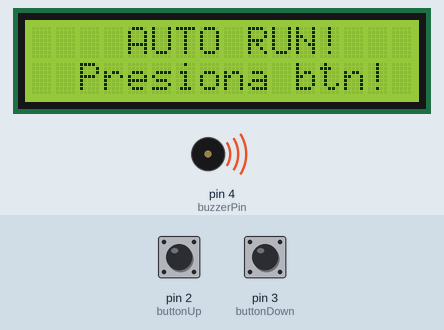
This sketch was run on a simulated Arduino Uno, built with avr-gcc and run on an emulated ATmega328P. Shown: 16×2 character LCD, buzzer (waves = sounding). The test bench sets the inputs (shaded band); at power-on: pin 2 (buttonUp) HIGH, pin 3 (buttonDown) HIGH. Random numbers use the default seed unless the sketch sets one.

Above: at 0.9 s.
1.0 s: pin 2 (buttonUp) pulled LOW for 3.2 s
At 1.6 s:
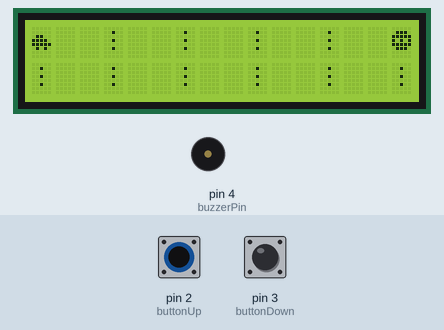
4.8 s: pin 3 (buttonDown) pulled LOW for 1 s
At 5.6 s:
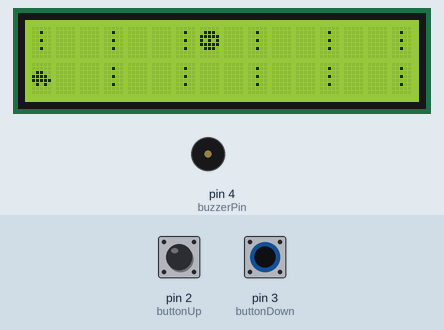
6.4 s: pin 2 (buttonUp) pulled LOW for 0.15 s
At 7.0 s:
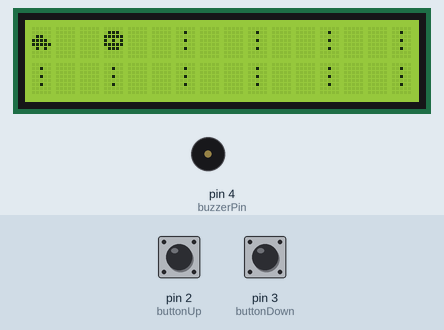
7.1 s: pin 3 (buttonDown) pulled LOW for 3.2 s
At 7.9 s:
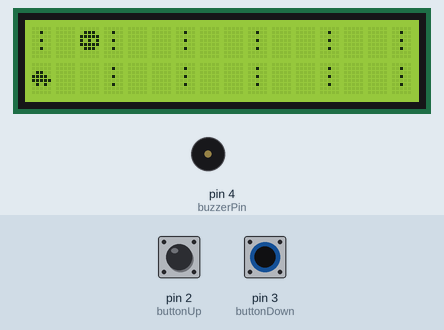
10.9 s: pin 2 (buttonUp) pulled LOW for 1 s
At 11.7 s:
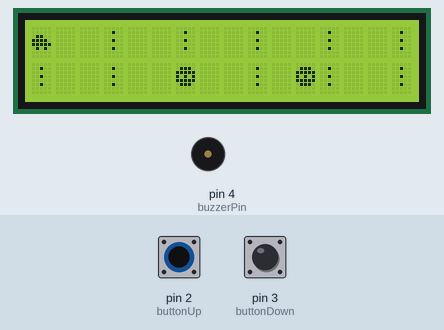
12.5 s: pin 3 (buttonDown) pulled LOW for 0.15 s
At 12.89 s:
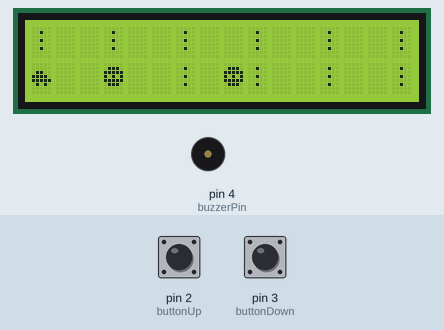
Timing chart, 0 to 14.2 s (numbered marks = the images above; inputs shaded):
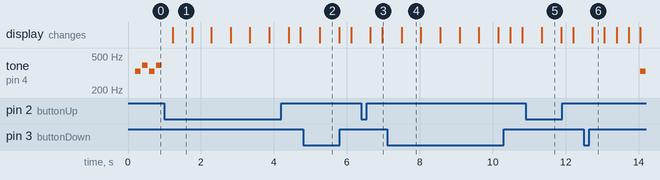

Measured:
- after the input at 1.0 s, the display: changes after 0.23 s (image 1)
- after the input at 12.5 s, tone on pin 4 (buzzerPin): silent → 330 Hz after 1.5 s, → silent 0.15 s later
- what the display in image 1 shows lasts 0.6 s, from 1.2 s to 1.8 s

The sketch:

AutoRunner.ino
```cpp
#include <Wire.h>
#include <LiquidCrystal_I2C.h>
#include "melodia.h"
#include "notas.h"

LiquidCrystal_I2C lcd(0x3f, 16, 2);

const int buttonUp = 2;
const int buttonDown = 3;
const int buzzerPin = 4;

int carLane = 1;
int obstacleLane = 0;
int obstaclePos1 = 16;
int obstaclePos2 = -1;
int score = 0;
int level = 1;
bool gameOver = false;
int gameSpeed = 300;

int notaActual = 0;
unsigned long tiempoNotaAnterior = 0;
bool sonidoActivo = true;

byte carSymbol[8] = {
  B00000, B00000, B01100, B11110, B11111, B01010, B00000, B00000
};

byte obstacleSymbol[8] = {
  B00000, B01110, B11111, B10101, B11111, B01110, B00000, B00000
};

byte roadSymbol[8] = {
  B00000, B00100, B00000, B00100, B00000, B00100, B00000, B00000
};

void showMenu();
void resetGame();
void reproducirMelodia();
void reproducirMelodiaFondo();

void setup() {
  pinMode(buttonUp, INPUT_PULLUP);
  pinMode(buttonDown, INPUT_PULLUP);
  pinMode(buzzerPin, OUTPUT);

  lcd.init();
  lcd.backlight();
  lcd.createChar(0, carSymbol);
  lcd.createChar(1, obstacleSymbol);
  lcd.createChar(2, roadSymbol);

  showMenu();
}

void loop() {
  if (gameOver) {
    sonidoActivo = false;
    lcd.clear();
    lcd.setCursor(0, 0);
    lcd.print("Game Over!");
    lcd.setCursor(0, 1);
    lcd.print("Puntaje: " + String(score));
    reproducirMelodia();
    while (digitalRead(buttonUp) == HIGH && digitalRead(buttonDown) == HIGH) {
      delay(50);
    }
    resetGame();
  }

  if (digitalRead(buttonUp) == LOW) {
    carLane = 0;
    delay(200);
  }
  if (digitalRead(buttonDown) == LOW) {
    carLane = 1;
    delay(200);
  }

  obstaclePos1--;
  if (obstaclePos2 >= 0) obstaclePos2--;

  if (obstaclePos1 < 0) {
    obstaclePos1 = 16;
    obstacleLane = random(0, 2);
    score++;

    if (score % 5 == 0 && gameSpeed > 80) {
      gameSpeed -= 10;
      level++;
      lcd.clear();
      lcd.setCursor(4, 0);
      lcd.print("NIVEL " + String(level));
      tone(buzzerPin, 1000, 200);
      delay(800);
    }

    if (random(0, 3) == 1) {
      obstaclePos2 = obstaclePos1 - random(2, 7);
    } else {
      obstaclePos2 = -1;
    }
  }

  lcd.clear();
  for (int i = 0; i < 16; i += 3) {
    lcd.setCursor(i, 0);
    lcd.write(byte(2));
    lcd.setCursor(i, 1);
    lcd.write(byte(2));
  }

  lcd.setCursor(0, carLane);
  lcd.write(byte(0));
  lcd.setCursor(obstaclePos1, obstacleLane);
  lcd.write(byte(1));

  if (obstaclePos2 >= 0) {
    lcd.setCursor(obstaclePos2, obstacleLane);
    lcd.write(byte(1));
  }

  if ((obstaclePos1 == 0 && carLane == obstacleLane) ||
      (obstaclePos2 == 0 && carLane == obstacleLane)) {
    gameOver = true;
  }

  reproducirMelodiaFondo();
  delay(gameSpeed);
}

// 🎬 Menú musical en bucle
void showMenu() {
  lcd.clear();
  lcd.setCursor(4, 0);
  lcd.print("AUTO RUN!");
  lcd.setCursor(2, 1);
  lcd.print("Presiona btn!");

  int nota = 0;
  unsigned long previousMillis = 0;

  while (digitalRead(buttonUp) == HIGH && digitalRead(buttonDown) == HIGH) {
    unsigned long currentMillis = millis();
    if (currentMillis - previousMillis >= melodia[nota][1] * 1.3) {
      int tono = melodia[nota][0];
      int duracion = melodia[nota][1];
      if (tono != REST) {
        tone(buzzerPin, tono, duracion);
      }
      previousMillis = currentMillis;
      delay(duracion);
      noTone(buzzerPin);
      nota++;
      if (nota >= numNotas) nota = 0;
    }
  }

  noTone(buzzerPin);
}

void resetGame() {
  gameOver = false;
  score = 0;
  level = 1;
  carLane = 1;
  obstaclePos1 = 16;
  obstaclePos2 = -1;
  gameSpeed = 300;
  sonidoActivo = true;
  notaActual = 0;
  tiempoNotaAnterior = millis();

  lcd.clear();
  lcd.setCursor(0, 0);
  lcd.print("Nuevo Juego!");
  delay(1000);
}

void reproducirMelodia() {
  for (int i = 0; i < numNotas; i++) {
    int tono = melodia[i][0];
    int duracion = melodia[i][1];
    if (tono != REST) {
      tone(buzzerPin, tono, duracion);
    }
    delay(duracion * 1.3);
    noTone(buzzerPin);
  }
}

void reproducirMelodiaFondo() {
  if (!sonidoActivo) return;

  unsigned long tiempoActual = millis();
  if (tiempoActual - tiempoNotaAnterior >= melodia[notaActual][1] * 1.3) {
    int tono = melodia[notaActual][0];
    int duracion = melodia[notaActual][1];

    if (tono != REST) {
      tone(buzzerPin, tono, duracion);
    }

    tiempoNotaAnterior = tiempoActual;
    notaActual++;
    if (notaActual >= numNotas) notaActual = 0;
    noTone(buzzerPin);
  }
}
```

melodia.h
```cpp
#pragma once
#include "notas.h"

const int melodia[][2] = {
  {MI5, 150}, {SOL5, 150}, {MI5, 150}, {SOL5, 150},
  {RE5, 200}, {REST, 100}, {RE5, 200}, {REST, 100},
  {DO5, 300}, {MI5, 150}, {SOL4, 200}, {REST, 150},
  {RE5, 150}, {LA4, 200}, {FA5, 200}, {REST, 100},
  {SOL5, 200}, {DO5, 150}, {MI5, 300}
};

const int numNotas = sizeof(melodia) / sizeof(melodia[0]);
```

notas.h
```cpp
// notas.h generado con un programa en python
#pragma once

// Octava 1
const int DO1 = 16;
const int DOS1 = 17;
const int RE1 = 18;
const int RES1 = 19;
const int MI1 = 21;
const int FA1 = 22;
const int FAS1 = 23;
const int SOL1 = 24;
const int SOLS1 = 26;
const int LA1 = 28;
const int LAS1 = 29;
const int SI1 = 31;

// Octava 2
const int DO2 = 33;
const int DOS2 = 35;
const int RE2 = 37;
const int RES2 = 39;
const int MI2 = 41;
const int FA2 = 44;
const int FAS2 = 46;
const int SOL2 = 49;
const int SOLS2 = 52;
const int LA2 = 55;
const int LAS2 = 58;
const int SI2 = 62;

// Octava 3
const int DO3 = 65;
const int DOS3 = 69;
const int RE3 = 73;
const int RES3 = 78;
const int MI3 = 82;
const int FA3 = 87;
const int FAS3 = 92;
const int SOL3 = 98;
const int SOLS3 = 104;
const int LA3 = 110;
const int LAS3 = 117;
const int SI3 = 123;

// Octava 4
const int DO4 = 131;
const int DOS4 = 139;
const int RE4 = 147;
const int RES4 = 156;
const int MI4 = 165;
const int FA4 = 175;
const int FAS4 = 185;
const int SOL4 = 196;
const int SOLS4 = 208;
const int LA4 = 220;
const int LAS4 = 233;
const int SI4 = 247;

// Octava 5
const int DO5 = 262;
const int DOS5 = 277;
const int RE5 = 294;
const int RES5 = 311;
const int MI5 = 330;
const int FA5 = 349;
const int FAS5 = 370;
const int SOL5 = 392;
const int SOLS5 = 415;
const int LA5 = 440;
const int LAS5 = 466;
const int SI5 = 494;

// Octava 6
const int DO6 = 523;
const int DOS6 = 554;
const int RE6 = 587;
const int RES6 = 622;
const int MI6 = 659;
const int FA6 = 698;
const int FAS6 = 740;
const int SOL6 = 784;
const int SOLS6 = 831;
const int LA6 = 880;
const int LAS6 = 932;
const int SI6 = 988;

// Octava 7
const int DO7 = 1047;
const int DOS7 = 1109;
const int RE7 = 1175;
const int RES7 = 1245;
const int MI7 = 1319;
const int FA7 = 1397;
const int FAS7 = 1480;
const int SOL7 = 1568;
const int SOLS7 = 1661;
const int LA7 = 1760;
const int LAS7 = 1865;
const int SI7 = 1976;

// Octava 8
const int DO8 = 2093;
const int DOS8 = 2217;
const int RE8 = 2349;
const int RES8 = 2489;
const int MI8 = 2637;
const int FA8 = 2794;
const int FAS8 = 2960;
const int SOL8 = 3136;
const int SOLS8 = 3322;
const int LA8 = 3520;
const int LAS8 = 3729;
const int SI8 = 3951;

const int REST = 0;
```
